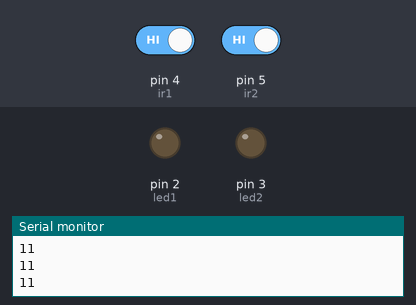
Recording of a sketch running on a simulated Arduino Uno, built with avr-gcc and run on an emulated ATmega328P. Shown: output pins drawn as LEDs (lit = HIGH), the last lines printed to the serial monitor. The test bench sets the inputs (shaded band); at power-on: pin 4 (ir1) HIGH, pin 5 (ir2) HIGH.

Above: at 1.2 s.
1.3 s: pin 4 (ir1) driven LOW
At 2.3 s:
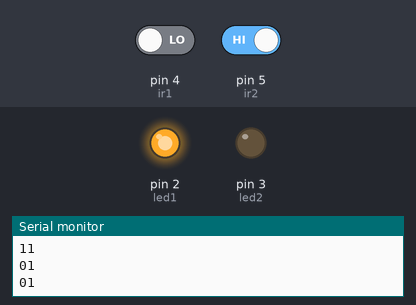
3.1 s: pin 5 (ir2) driven LOW
At 3.5 s:
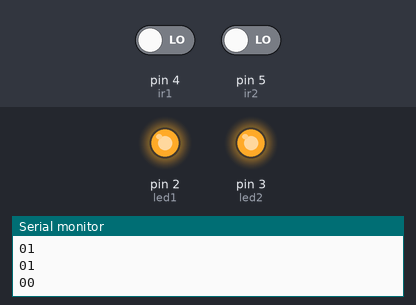
4.7 s: pin 4 (ir1) driven HIGH
At 6.0 s:
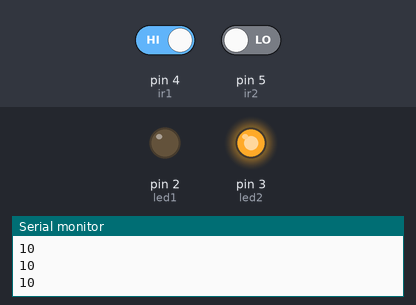
6.3 s: pin 5 (ir2) driven HIGH
At 7.2 s:
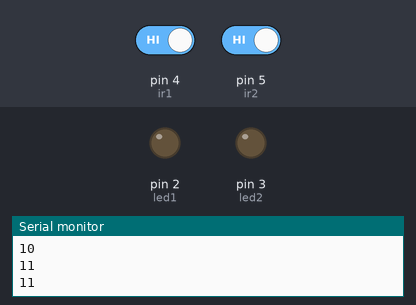
Timing chart, 0 to 8.9 s (numbered marks = the images above; inputs shaded):
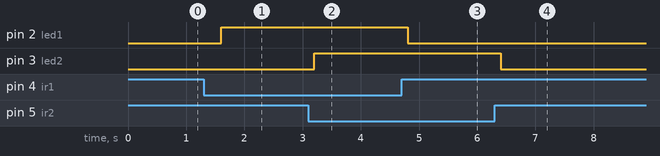

The sketch:

2_ir_2_leds__on_hand_detection.ino
```cpp
int led1 = 2;
int led2 = 3;
int ir1 = 4;
int ir2 = 5;
void setup()
{
 Serial.begin(9600);
    pinMode(led1,OUTPUT);
    pinMode(led2,OUTPUT);
    pinMode(ir1,INPUT);
    pinMode(ir2,INPUT);

}

void loop()
{
if (digitalRead(ir1)==0)
       {
          digitalWrite(led1,HIGH);
       }
else if (digitalRead(ir1)==1)
       {
          digitalWrite(led1,LOW);
       }
if (digitalRead(ir2)==0)
       {
          digitalWrite(led2,HIGH);
       }
else if (digitalRead(ir2)==1)
       {
          digitalWrite(led2,LOW);
       }


Serial.print(digitalRead(ir1));
Serial.println(digitalRead(ir2));
delay(400);
}
```

Measured:
- after the input at 1.3 s, pin 2 (led1): LOW → HIGH after 0.30 s
- after the input at 3.1 s, pin 3 (led2): LOW → HIGH after 0.10 s
- after the input at 4.7 s, pin 2 (led1): HIGH → LOW after 0.10 s
- after the input at 6.3 s, pin 3 (led2): HIGH → LOW after 0.10 s
